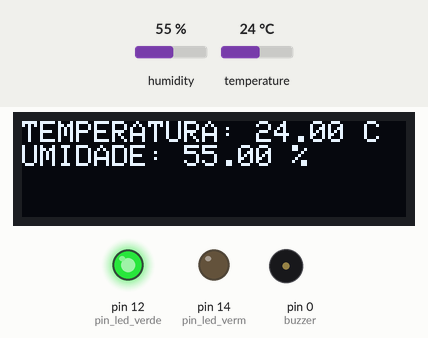
Simulated run of this sketch. Board: Arduino Uno, built with avr-gcc and run on an emulated ATmega328P. On the bench: 128×32 one-colour display, output pins drawn as LEDs (lit = HIGH), buzzer (waves = sounding). The test bench sets the inputs (shaded band); at power-on: temperature 24 °C, humidity 55 %. The display library's start-up logo is not drawn; what the sketch prints to the serial monitor is not drawn.

Above: at 1.3 s.
1.4 s: temperature set to 31.4 °C
At 3.7 s:
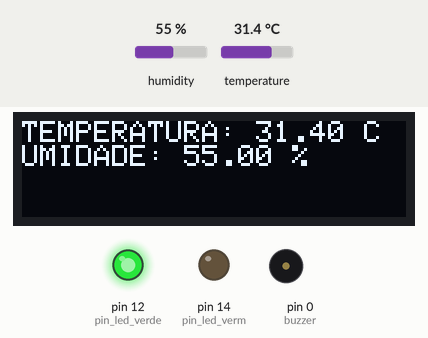
4.0 s: temperature set to 32.8 °C
At 5.6 s:
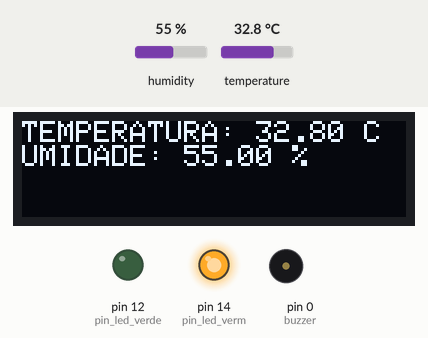
7.4 s: humidity set to 22 %
At 9.26 s:
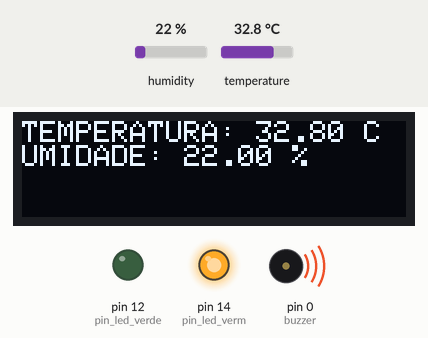
9.7 s: humidity set to 40 %
At 10.9 s:
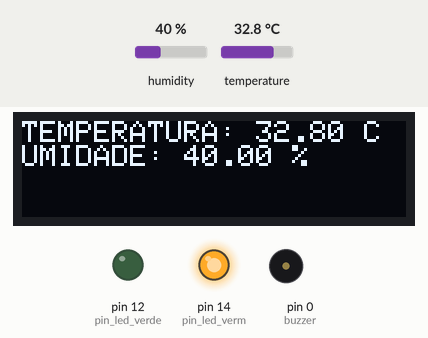
Timing chart, 0 to 12.9 s (numbered marks = the images above; inputs shaded):
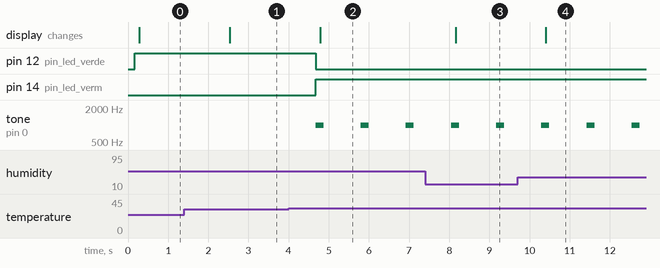

The sketch:

BME280-NODEMCU.ino
```cpp
/***************************
  Autora : Márcia de Sá
  BME280 | OLED | ESP8266
****************************/

#include <Wire.h>
#include <SPI.h>
#include <Adafruit_Sensor.h>
#include <Adafruit_BME280.h>
#include <Adafruit_GFX.h>
#include <Adafruit_SSD1306.h>

/*******************
#include <SPI.h>
#define BME_SCK 18
#define BME_MISO 19
#define BME_MOSI 23
#define BME_CS 5
********************/

int buzzer = 0;/*buzzer!!*/
int pin_led_verm = 14;/* D5 | Led vermelho*/
int pin_led_verde = 12;/* D6 | Led verde*/

Adafruit_BME280 bme; //comunicação I2C
//Adafruit_BME280 bme(BME_CS); // hardware SPI

Adafruit_SSD1306 display = Adafruit_SSD1306(128, 32, &Wire);
unsigned long delayTime;

void setup() {

  pinMode(buzzer, OUTPUT);
  pinMode(pin_led_verm, OUTPUT);
  pinMode(pin_led_verde, OUTPUT);

  Serial.begin(115200);
  Serial.println(F("BME280 test"));

  display.begin(SSD1306_SWITCHCAPVCC, 0x3C);  // initialize with the I2C addr 0x3C
   // init done
  display.display();
  delay(100);
  display.clearDisplay();
  display.display();
  display.setTextSize(1.5);// era 1.2
  display.setTextColor(WHITE);

  bool status;
  // default settings
  // (you can also pass in a Wire library object like &Wire2)
  status = bme.begin(0x76);
  if (!status) {
    Serial.println("ERRO AO ENCONTRAR O SENSOR!");
    while (1);
  }

  Serial.println("-- Default Test --");
  delayTime = 1000;

  Serial.println();
}


void loop() {

  /*Diplay*/
  display.clearDisplay();
  display.setCursor(0,0);
  display.setTextSize(1.9);

  /*Temperatura*/
  Serial.print("Temperature = ");
  Serial.print(bme.readTemperature());
  Serial.println(" C");
  display.print("TEMPERATURA: ");
  display.print(bme.readTemperature());
  //display.write(3);
  display.println(" C");

  /*Umidade*/
  Serial.print("Humidity = ");
  Serial.print(bme.readHumidity());
  Serial.println(" %");
  display.print("UMIDADE: ");
  display.print(bme.readHumidity());
  display.println(" %");


  if (bme.readTemperature() > 32)
  {
   //tone(buzzer, 1000, 200);
   digitalWrite(pin_led_verm, HIGH);
   digitalWrite(pin_led_verde, LOW);
   tone(buzzer, 1000, 200);
   }
   else
   {
    digitalWrite(pin_led_verm, LOW);/*Desliga O led Vermelho*/
    digitalWrite(pin_led_verde, HIGH);/*Liga O led Verde*/
    noTone(buzzer);
    }
    delay(100);


    Serial.println();
    display.display();
    delay(1000);
  }
```

Measured:
- the behaviour switches between 32 and 32.1 °C on temperature (found by bisection; images 1 and 2)
- after the input at 1.4 s, the display: changes after 1.1 s (image 1)
- after the input at 4.0 s, pin 12 (pin_led_verde): HIGH → LOW after 0.67 s; pin 14 (pin_led_verm): LOW → HIGH after 0.67 s; tone on pin 0 (buzzer): alternates 1000 Hz for 0.20 s and silent for 0.92 s, starting after 0.67 s; the display: changes after 0.78 s (image 2)
- after the input at 7.4 s, the display: changes after 0.76 s (image 3)
- after the input at 9.7 s, the display: changes after 0.71 s (image 4)
